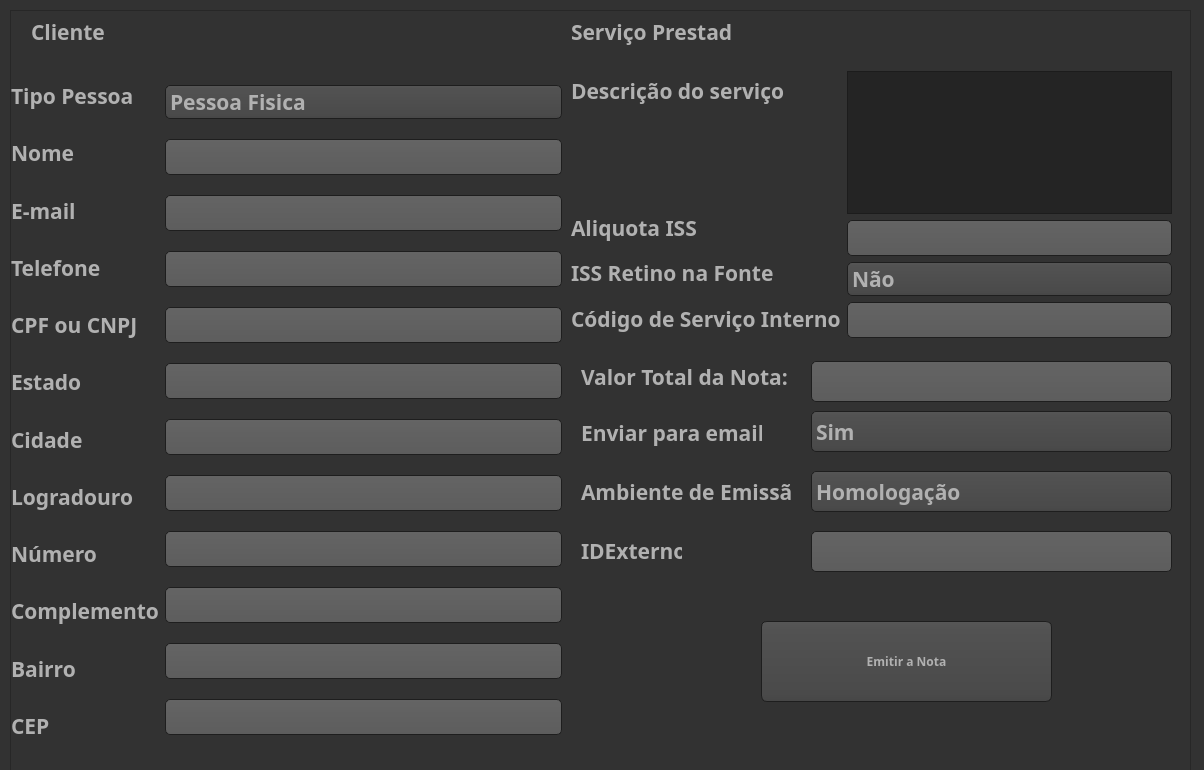
<?xml version="1.0" encoding="UTF-8"?>
<ui version="4.0">
 <class>MainWindow</class>
 <widget class="QMainWindow" name="MainWindow">
  <property name="geometry">
   <rect>
    <x>0</x>
    <y>0</y>
    <width>1204</width>
    <height>770</height>
   </rect>
  </property>
  <property name="windowTitle">
   <string>MainWindow</string>
  </property>
  <property name="styleSheet">
   <string notr="true">QToolTip
{
     border: 1px solid black;
     background-color: #ffa02f;
     padding: 1px;
     border-radius: 3px;
     opacity: 100;
}

QWidget
{
    color: #b1b1b1;
    background-color: #323232;
}

QWidget:item:hover
{
    background-color: QLinearGradient( x1: 0, y1: 0, x2: 0, y2: 1, stop: 0 #ffa02f, stop: 1 #ca0619);
    color: #000000;
}

QWidget:item:selected
{
    background-color: QLinearGradient( x1: 0, y1: 0, x2: 0, y2: 1, stop: 0 #ffa02f, stop: 1 #d7801a);
}

QMenuBar::item
{
    background: transparent;
}

QMenuBar::item:selected
{
    background: transparent;
    border: 1px solid #ffaa00;
}

QMenuBar::item:pressed
{
    background: #444;
    border: 1px solid #000;
    background-color: QLinearGradient(
        x1:0, y1:0,
        x2:0, y2:1,
        stop:1 #212121,
        stop:0.4 #343434/*,
        stop:0.2 #343434,
        stop:0.1 #ffaa00*/
    );
    margin-bottom:-1px;
    padding-bottom:1px;
}

QMenu
{
    border: 1px solid #000;
}

QMenu::item
{
    padding: 2px 20px 2px 20px;
}

QMenu::item:selected
{
    color: #000000;
}

QWidget:disabled
{
    color: #404040;
    background-color: #323232;
}

QAbstractItemView
{
    background-color: QLinearGradient( x1: 0, y1: 0, x2: 0, y2: 1, stop: 0 #4d4d4d, stop: 0.1 #646464, stop: 1 #5d5d5d);
}

QWidget:focus
{
    /*border: 2px solid QLinearGradient( x1: 0, y1: 0, x2: 0, y2: 1, stop: 0 #ffa02f, stop: 1 #d7801a);*/
}

QLineEdit
{
    background-color: QLinearGradient( x1: 0, y1: 0, x2: 0, y2: 1, stop: 0 #4d4d4d, stop: 0 #646464, stop: 1 #5d5d5d);
    padding: 1px;
    border-style: solid;
    border: 1px solid #1e1e1e;
    border-radius: 5;
}

QPushButton
{
    color: #b1b1b1;
    background-color: QLinearGradient( x1: 0, y1: 0, x2: 0, y2: 1, stop: 0 #565656, stop: 0.1 #525252, stop: 0.5 #4e4e4e, stop: 0.9 #4a4a4a, stop: 1 #464646);
    border-width: 1px;
    border-color: #1e1e1e;
    border-style: solid;
    border-radius: 6;
    padding: 3px;
    font-size: 12px;
    padding-left: 5px;
    padding-right: 5px;
}

QPushButton:pressed
{
    background-color: QLinearGradient( x1: 0, y1: 0, x2: 0, y2: 1, stop: 0 #2d2d2d, stop: 0.1 #2b2b2b, stop: 0.5 #292929, stop: 0.9 #282828, stop: 1 #252525);
}

QComboBox
{
    selection-background-color: #ffaa00;
    background-color: QLinearGradient( x1: 0, y1: 0, x2: 0, y2: 1, stop: 0 #565656, stop: 0.1 #525252, stop: 0.5 #4e4e4e, stop: 0.9 #4a4a4a, stop: 1 #464646);
    border-style: solid;
    border: 1px solid #1e1e1e;
    border-radius: 5;
}

QComboBox:hover,QPushButton:hover
{
    border: 2px solid QLinearGradient( x1: 0, y1: 0, x2: 0, y2: 1, stop: 0 #ffa02f, stop: 1 #d7801a);
}


QComboBox:on
{
    padding-top: 3px;
    padding-left: 4px;
    background-color: QLinearGradient( x1: 0, y1: 0, x2: 0, y2: 1, stop: 0 #2d2d2d, stop: 0.1 #2b2b2b, stop: 0.5 #292929, stop: 0.9 #282828, stop: 1 #252525);
    selection-background-color: #ffaa00;
}

QComboBox QAbstractItemView
{
    border: 2px solid darkgray;
    selection-background-color: QLinearGradient( x1: 0, y1: 0, x2: 0, y2: 1, stop: 0 #ffa02f, stop: 1 #d7801a);
}

QComboBox::drop-down
{
     subcontrol-origin: padding;
     subcontrol-position: top right;
     width: 15px;

     border-left-width: 0px;
     border-left-color: darkgray;
     border-left-style: solid; /* just a single line */
     border-top-right-radius: 3px; /* same radius as the QComboBox */
     border-bottom-right-radius: 3px;
 }

QComboBox::down-arrow
{
     image: url(:/down_arrow.png);
}

QGroupBox:focus
{
border: 2px solid QLinearGradient( x1: 0, y1: 0, x2: 0, y2: 1, stop: 0 #ffa02f, stop: 1 #d7801a);
}

QTextEdit:focus
{
    border: 2px solid QLinearGradient( x1: 0, y1: 0, x2: 0, y2: 1, stop: 0 #ffa02f, stop: 1 #d7801a);
}

QScrollBar:horizontal {
     border: 1px solid #222222;
     background: QLinearGradient( x1: 0, y1: 0, x2: 0, y2: 1, stop: 0.0 #121212, stop: 0.2 #282828, stop: 1 #484848);
     height: 7px;
     margin: 0px 16px 0 16px;
}

QScrollBar::handle:horizontal
{
      background: QLinearGradient( x1: 0, y1: 0, x2: 1, y2: 0, stop: 0 #ffa02f, stop: 0.5 #d7801a, stop: 1 #ffa02f);
      min-height: 20px;
      border-radius: 2px;
}

QScrollBar::add-line:horizontal {
      border: 1px solid #1b1b19;
      border-radius: 2px;
      background: QLinearGradient( x1: 0, y1: 0, x2: 1, y2: 0, stop: 0 #ffa02f, stop: 1 #d7801a);
      width: 14px;
      subcontrol-position: right;
      subcontrol-origin: margin;
}

QScrollBar::sub-line:horizontal {
      border: 1px solid #1b1b19;
      border-radius: 2px;
      background: QLinearGradient( x1: 0, y1: 0, x2: 1, y2: 0, stop: 0 #ffa02f, stop: 1 #d7801a);
      width: 14px;
     subcontrol-position: left;
     subcontrol-origin: margin;
}

QScrollBar::right-arrow:horizontal, QScrollBar::left-arrow:horizontal
{
      border: 1px solid black;
      width: 1px;
      height: 1px;
      background: white;
}

QScrollBar::add-page:horizontal, QScrollBar::sub-page:horizontal
{
      background: none;
}

QScrollBar:vertical
{
      background: QLinearGradient( x1: 0, y1: 0, x2: 1, y2: 0, stop: 0.0 #121212, stop: 0.2 #282828, stop: 1 #484848);
      width: 7px;
      margin: 16px 0 16px 0;
      border: 1px solid #222222;
}

QScrollBar::handle:vertical
{
      background: QLinearGradient( x1: 0, y1: 0, x2: 0, y2: 1, stop: 0 #ffa02f, stop: 0.5 #d7801a, stop: 1 #ffa02f);
      min-height: 20px;
      border-radius: 2px;
}

QScrollBar::add-line:vertical
{
      border: 1px solid #1b1b19;
      border-radius: 2px;
      background: QLinearGradient( x1: 0, y1: 0, x2: 0, y2: 1, stop: 0 #ffa02f, stop: 1 #d7801a);
      height: 14px;
      subcontrol-position: bottom;
      subcontrol-origin: margin;
}

QScrollBar::sub-line:vertical
{
      border: 1px solid #1b1b19;
      border-radius: 2px;
      background: QLinearGradient( x1: 0, y1: 0, x2: 0, y2: 1, stop: 0 #d7801a, stop: 1 #ffa02f);
      height: 14px;
      subcontrol-position: top;
      subcontrol-origin: margin;
}

QScrollBar::up-arrow:vertical, QScrollBar::down-arrow:vertical
{
      border: 1px solid black;
      width: 1px;
      height: 1px;
      background: white;
}


QScrollBar::add-page:vertical, QScrollBar::sub-page:vertical
{
      background: none;
}

QTextEdit
{
    background-color: #242424;
}

QPlainTextEdit
{
    background-color: #242424;
}

QHeaderView::section
{
    background-color: QLinearGradient(x1:0, y1:0, x2:0, y2:1, stop:0 #616161, stop: 0.5 #505050, stop: 0.6 #434343, stop:1 #656565);
    color: white;
    padding-left: 4px;
    border: 1px solid #6c6c6c;
}

QCheckBox:disabled
{
color: #414141;
}

QDockWidget::title
{
    text-align: center;
    spacing: 3px; /* spacing between items in the tool bar */
    background-color: QLinearGradient(x1:0, y1:0, x2:0, y2:1, stop:0 #323232, stop: 0.5 #242424, stop:1 #323232);
}

QDockWidget::close-button, QDockWidget::float-button
{
    text-align: center;
    spacing: 1px; /* spacing between items in the tool bar */
    background-color: QLinearGradient(x1:0, y1:0, x2:0, y2:1, stop:0 #323232, stop: 0.5 #242424, stop:1 #323232);
}

QDockWidget::close-button:hover, QDockWidget::float-button:hover
{
    background: #242424;
}

QDockWidget::close-button:pressed, QDockWidget::float-button:pressed
{
    padding: 1px -1px -1px 1px;
}

QMainWindow::separator
{
    background-color: QLinearGradient(x1:0, y1:0, x2:0, y2:1, stop:0 #161616, stop: 0.5 #151515, stop: 0.6 #212121, stop:1 #343434);
    color: white;
    padding-left: 4px;
    border: 1px solid #4c4c4c;
    spacing: 3px; /* spacing between items in the tool bar */
}

QMainWindow::separator:hover
{

    background-color: QLinearGradient(x1:0, y1:0, x2:0, y2:1, stop:0 #d7801a, stop:0.5 #b56c17 stop:1 #ffa02f);
    color: white;
    padding-left: 4px;
    border: 1px solid #6c6c6c;
    spacing: 3px; /* spacing between items in the tool bar */
}

QToolBar::handle
{
     spacing: 3px; /* spacing between items in the tool bar */
     background: url(:/images/handle.png);
}

QMenu::separator
{
    height: 2px;
    background-color: QLinearGradient(x1:0, y1:0, x2:0, y2:1, stop:0 #161616, stop: 0.5 #151515, stop: 0.6 #212121, stop:1 #343434);
    color: white;
    padding-left: 4px;
    margin-left: 10px;
    margin-right: 5px;
}

QProgressBar
{
    border: 2px solid grey;
    border-radius: 5px;
    text-align: center;
}

QProgressBar::chunk
{
    background-color: #d7801a;
    width: 2.15px;
    margin: 0.5px;
}

QTabBar::tab {
    color: #b1b1b1;
    border: 1px solid #444;
    border-bottom-style: none;
    background-color: #323232;
    padding-left: 10px;
    padding-right: 10px;
    padding-top: 3px;
    padding-bottom: 2px;
    margin-right: -1px;
}

QTabWidget::pane {
    border: 1px solid #444;
    top: 1px;
}

QTabBar::tab:last
{
    margin-right: 0; /* the last selected tab has nothing to overlap with on the right */
    border-top-right-radius: 3px;
}

QTabBar::tab:first:!selected
{
 margin-left: 0px; /* the last selected tab has nothing to overlap with on the right */


    border-top-left-radius: 3px;
}

QTabBar::tab:!selected
{
    color: #b1b1b1;
    border-bottom-style: solid;
    margin-top: 3px;
    background-color: QLinearGradient(x1:0, y1:0, x2:0, y2:1, stop:1 #212121, stop:.4 #343434);
}

QTabBar::tab:selected
{
    border-top-left-radius: 3px;
    border-top-right-radius: 3px;
    margin-bottom: 0px;
}

QTabBar::tab:!selected:hover
{
    /*border-top: 2px solid #ffaa00;
    padding-bottom: 3px;*/
    border-top-left-radius: 3px;
    border-top-right-radius: 3px;
    background-color: QLinearGradient(x1:0, y1:0, x2:0, y2:1, stop:1 #212121, stop:0.4 #343434, stop:0.2 #343434, stop:0.1 #ffaa00);
}

QRadioButton::indicator:checked, QRadioButton::indicator:unchecked{
    color: #b1b1b1;
    background-color: #323232;
    border: 1px solid #b1b1b1;
    border-radius: 6px;
}

QRadioButton::indicator:checked
{
    background-color: qradialgradient(
        cx: 0.5, cy: 0.5,
        fx: 0.5, fy: 0.5,
        radius: 1.0,
        stop: 0.25 #ffaa00,
        stop: 0.3 #323232
    );
}

QCheckBox::indicator{
    color: #b1b1b1;
    background-color: #323232;
    border: 1px solid #b1b1b1;
    width: 9px;
    height: 9px;
}

QRadioButton::indicator
{
    border-radius: 6px;
}

QRadioButton::indicator:hover, QCheckBox::indicator:hover
{
    border: 1px solid #ffaa00;
}

QCheckBox::indicator:checked
{
    image:url(:/images/checkbox.png);
}

QCheckBox::indicator:disabled, QRadioButton::indicator:disabled
{
    border: 1px solid #444;
}</string>
  </property>
  <widget class="QWidget" name="centralwidget">
   <widget class="QScrollArea" name="scrollArea">
    <property name="geometry">
     <rect>
      <x>10</x>
      <y>10</y>
      <width>1181</width>
      <height>771</height>
     </rect>
    </property>
    <property name="widgetResizable">
     <bool>true</bool>
    </property>
    <widget class="QWidget" name="scrollContents">
     <property name="geometry">
      <rect>
       <x>0</x>
       <y>0</y>
       <width>1179</width>
       <height>769</height>
      </rect>
     </property>
     <property name="maximumSize">
      <size>
       <width>16777215</width>
       <height>1169</height>
      </size>
     </property>
     <widget class="QLabel" name="Cliente_lb">
      <property name="geometry">
       <rect>
        <x>20</x>
        <y>0</y>
        <width>91</width>
        <height>41</height>
       </rect>
      </property>
      <property name="font">
       <font>
        <family>Yu Gothic UI Semibold</family>
        <pointsize>16</pointsize>
        <weight>75</weight>
        <bold>true</bold>
       </font>
      </property>
      <property name="text">
       <string>Cliente</string>
      </property>
     </widget>
     <widget class="QComboBox" name="AmbienteEmissao_Cbx">
      <property name="geometry">
       <rect>
        <x>800</x>
        <y>460</y>
        <width>361</width>
        <height>41</height>
       </rect>
      </property>
      <property name="font">
       <font>
        <family>Yu Gothic UI Semibold</family>
        <pointsize>16</pointsize>
        <weight>75</weight>
        <bold>true</bold>
       </font>
      </property>
      <item>
       <property name="text">
        <string>Homologação</string>
       </property>
      </item>
      <item>
       <property name="text">
        <string>Produção</string>
       </property>
      </item>
     </widget>
     <widget class="QWidget" name="horizontalLayoutWidget">
      <property name="geometry">
       <rect>
        <x>0</x>
        <y>60</y>
        <width>551</width>
        <height>679</height>
       </rect>
      </property>
      <property name="font">
       <font>
        <family>Yu Gothic UI Semibold</family>
        <pointsize>16</pointsize>
        <weight>75</weight>
        <bold>true</bold>
       </font>
      </property>
      <layout class="QHBoxLayout" name="horizontalLayout">
       <item>
        <layout class="QVBoxLayout" name="verticalLayout_2">
         <property name="spacing">
          <number>8</number>
         </property>
         <item>
          <widget class="QLabel" name="TipoPessoa_Lb">
           <property name="font">
            <font>
             <family>Yu Gothic UI Semibold</family>
             <pointsize>16</pointsize>
             <weight>75</weight>
             <bold>true</bold>
            </font>
           </property>
           <property name="text">
            <string>Tipo Pessoa</string>
           </property>
          </widget>
         </item>
         <item>
          <widget class="QLabel" name="nome_Lb">
           <property name="font">
            <font>
             <family>Yu Gothic UI Semibold</family>
             <pointsize>16</pointsize>
             <weight>75</weight>
             <bold>true</bold>
            </font>
           </property>
           <property name="text">
            <string>Nome</string>
           </property>
          </widget>
         </item>
         <item>
          <widget class="QLabel" name="email_Lb">
           <property name="font">
            <font>
             <family>Yu Gothic UI Semibold</family>
             <pointsize>16</pointsize>
             <weight>75</weight>
             <bold>true</bold>
            </font>
           </property>
           <property name="text">
            <string>E-mail</string>
           </property>
          </widget>
         </item>
         <item>
          <widget class="QLabel" name="Telefone_Lb">
           <property name="font">
            <font>
             <family>Yu Gothic UI Semibold</family>
             <pointsize>16</pointsize>
             <weight>75</weight>
             <bold>true</bold>
            </font>
           </property>
           <property name="text">
            <string>Telefone</string>
           </property>
          </widget>
         </item>
         <item>
          <widget class="QLabel" name="CPFCNPJ_Lb">
           <property name="font">
            <font>
             <family>Yu Gothic UI Semibold</family>
             <pointsize>16</pointsize>
             <weight>75</weight>
             <bold>true</bold>
            </font>
           </property>
           <property name="text">
            <string>CPF ou CNPJ</string>
           </property>
          </widget>
         </item>
         <item>
          <widget class="QLabel" name="Estado_Lb">
           <property name="font">
            <font>
             <family>Yu Gothic UI Semibold</family>
             <pointsize>16</pointsize>
             <weight>75</weight>
             <bold>true</bold>
            </font>
           </property>
           <property name="text">
            <string>Estado</string>
           </property>
          </widget>
         </item>
         <item>
          <widget class="QLabel" name="Cidade_Lb">
           <property name="font">
            <font>
             <family>Yu Gothic UI Semibold</family>
             <pointsize>16</pointsize>
             <weight>75</weight>
             <bold>true</bold>
            </font>
           </property>
           <property name="text">
            <string>Cidade</string>
           </property>
          </widget>
         </item>
         <item>
          <widget class="QLabel" name="Logradouro_Lb">
           <property name="font">
            <font>
             <family>Yu Gothic UI Semibold</family>
             <pointsize>16</pointsize>
             <weight>75</weight>
             <bold>true</bold>
            </font>
           </property>
           <property name="text">
            <string>Logradouro</string>
           </property>
          </widget>
         </item>
         <item>
          <widget class="QLabel" name="Numero_Lb">
           <property name="font">
            <font>
             <family>Yu Gothic UI Semibold</family>
             <pointsize>16</pointsize>
             <weight>75</weight>
             <bold>true</bold>
            </font>
           </property>
           <property name="text">
            <string>Número</string>
           </property>
          </widget>
         </item>
         <item>
          <widget class="QLabel" name="Complemento_Lb">
           <property name="font">
            <font>
             <family>Yu Gothic UI Semibold</family>
             <pointsize>16</pointsize>
             <weight>75</weight>
             <bold>true</bold>
            </font>
           </property>
           <property name="text">
            <string>Complemento</string>
           </property>
          </widget>
         </item>
         <item>
          <widget class="QLabel" name="Bairro_Lb">
           <property name="font">
            <font>
             <family>Yu Gothic UI Semibold</family>
             <pointsize>16</pointsize>
             <weight>75</weight>
             <bold>true</bold>
            </font>
           </property>
           <property name="text">
            <string>Bairro</string>
           </property>
          </widget>
         </item>
         <item>
          <widget class="QLabel" name="CEP_Lb">
           <property name="font">
            <font>
             <family>Yu Gothic UI Semibold</family>
             <pointsize>16</pointsize>
             <weight>75</weight>
             <bold>true</bold>
            </font>
           </property>
           <property name="text">
            <string>CEP</string>
           </property>
          </widget>
         </item>
        </layout>
       </item>
       <item>
        <layout class="QVBoxLayout" name="verticalLayout">
         <item>
          <widget class="QComboBox" name="TipoPessoa_Cbx">
           <property name="font">
            <font>
             <family>Yu Gothic UI Semibold</family>
             <pointsize>16</pointsize>
             <weight>75</weight>
             <bold>true</bold>
            </font>
           </property>
           <item>
            <property name="text">
             <string>Pessoa Fisica</string>
            </property>
           </item>
           <item>
            <property name="text">
             <string>Pessoa Juridica</string>
            </property>
           </item>
          </widget>
         </item>
         <item>
          <widget class="QLineEdit" name="Nome_Led">
           <property name="font">
            <font>
             <family>Yu Gothic UI Semibold</family>
             <pointsize>16</pointsize>
             <weight>75</weight>
             <bold>true</bold>
            </font>
           </property>
          </widget>
         </item>
         <item>
          <widget class="QLineEdit" name="Email_Led">
           <property name="font">
            <font>
             <family>Yu Gothic UI Semibold</family>
             <pointsize>16</pointsize>
             <weight>75</weight>
             <bold>true</bold>
            </font>
           </property>
          </widget>
         </item>
         <item>
          <widget class="QLineEdit" name="Telefone_Led">
           <property name="font">
            <font>
             <family>Yu Gothic UI Semibold</family>
             <pointsize>16</pointsize>
             <weight>75</weight>
             <bold>true</bold>
            </font>
           </property>
          </widget>
         </item>
         <item>
          <widget class="QLineEdit" name="CPFCNP_Led">
           <property name="font">
            <font>
             <family>Yu Gothic UI Semibold</family>
             <pointsize>16</pointsize>
             <weight>75</weight>
             <bold>true</bold>
            </font>
           </property>
          </widget>
         </item>
         <item>
          <widget class="QLineEdit" name="Estado_Led">
           <property name="font">
            <font>
             <family>Yu Gothic UI Semibold</family>
             <pointsize>16</pointsize>
             <weight>75</weight>
             <bold>true</bold>
            </font>
           </property>
          </widget>
         </item>
         <item>
          <widget class="QLineEdit" name="CIdade_Led">
           <property name="font">
            <font>
             <family>Yu Gothic UI Semibold</family>
             <pointsize>16</pointsize>
             <weight>75</weight>
             <bold>true</bold>
            </font>
           </property>
          </widget>
         </item>
         <item>
          <widget class="QLineEdit" name="Logradouro_Led">
           <property name="font">
            <font>
             <family>Yu Gothic UI Semibold</family>
             <pointsize>16</pointsize>
             <weight>75</weight>
             <bold>true</bold>
            </font>
           </property>
          </widget>
         </item>
         <item>
          <widget class="QLineEdit" name="Numero_Led">
           <property name="font">
            <font>
             <family>Yu Gothic UI Semibold</family>
             <pointsize>16</pointsize>
             <weight>75</weight>
             <bold>true</bold>
            </font>
           </property>
          </widget>
         </item>
         <item>
          <widget class="QLineEdit" name="Complemento_Led">
           <property name="font">
            <font>
             <family>Yu Gothic UI Semibold</family>
             <pointsize>16</pointsize>
             <weight>75</weight>
             <bold>true</bold>
            </font>
           </property>
          </widget>
         </item>
         <item>
          <widget class="QLineEdit" name="Bairro_Led">
           <property name="font">
            <font>
             <family>Yu Gothic UI Semibold</family>
             <pointsize>16</pointsize>
             <weight>75</weight>
             <bold>true</bold>
            </font>
           </property>
          </widget>
         </item>
         <item>
          <widget class="QLineEdit" name="CEP_Led">
           <property name="font">
            <font>
             <family>Yu Gothic UI Semibold</family>
             <pointsize>16</pointsize>
             <weight>75</weight>
             <bold>true</bold>
            </font>
           </property>
          </widget>
         </item>
        </layout>
       </item>
      </layout>
     </widget>
     <widget class="QLabel" name="AmbienteEmissao_LB">
      <property name="geometry">
       <rect>
        <x>570</x>
        <y>460</y>
        <width>211</width>
        <height>41</height>
       </rect>
      </property>
      <property name="font">
       <font>
        <family>Yu Gothic UI Semibold</family>
        <pointsize>16</pointsize>
        <weight>75</weight>
        <bold>true</bold>
       </font>
      </property>
      <property name="text">
       <string>Ambiente de Emissão:</string>
      </property>
     </widget>
     <widget class="QLineEdit" name="IDExterno_Led">
      <property name="geometry">
       <rect>
        <x>800</x>
        <y>520</y>
        <width>361</width>
        <height>41</height>
       </rect>
      </property>
      <property name="font">
       <font>
        <family>Yu Gothic UI Semibold</family>
        <pointsize>16</pointsize>
        <weight>75</weight>
        <bold>true</bold>
       </font>
      </property>
     </widget>
     <widget class="QLabel" name="IDExterno">
      <property name="geometry">
       <rect>
        <x>570</x>
        <y>530</y>
        <width>101</width>
        <height>20</height>
       </rect>
      </property>
      <property name="font">
       <font>
        <family>Yu Gothic UI Semibold</family>
        <pointsize>16</pointsize>
        <weight>75</weight>
        <bold>true</bold>
       </font>
      </property>
      <property name="text">
       <string>IDExterno:</string>
      </property>
     </widget>
     <widget class="QLineEdit" name="ValorTotal_Led">
      <property name="geometry">
       <rect>
        <x>800</x>
        <y>350</y>
        <width>361</width>
        <height>41</height>
       </rect>
      </property>
      <property name="font">
       <font>
        <family>Yu Gothic UI Semibold</family>
        <pointsize>16</pointsize>
        <weight>75</weight>
        <bold>true</bold>
       </font>
      </property>
     </widget>
     <widget class="QPushButton" name="EmiteNota_Bt">
      <property name="geometry">
       <rect>
        <x>750</x>
        <y>610</y>
        <width>291</width>
        <height>81</height>
       </rect>
      </property>
      <property name="font">
       <font>
        <family>Yu Gothic UI Semibold</family>
        <pointsize>-1</pointsize>
        <weight>75</weight>
        <bold>true</bold>
       </font>
      </property>
      <property name="text">
       <string>Emitir a Nota</string>
      </property>
     </widget>
     <widget class="QLabel" name="ServicoPrestado_Lb">
      <property name="geometry">
       <rect>
        <x>560</x>
        <y>0</y>
        <width>161</width>
        <height>41</height>
       </rect>
      </property>
      <property name="font">
       <font>
        <family>Yu Gothic UI Semibold</family>
        <pointsize>16</pointsize>
        <weight>75</weight>
        <bold>true</bold>
       </font>
      </property>
      <property name="text">
       <string>Serviço Prestado</string>
      </property>
     </widget>
     <widget class="QWidget" name="horizontalLayoutWidget_2">
      <property name="geometry">
       <rect>
        <x>560</x>
        <y>60</y>
        <width>601</width>
        <height>267</height>
       </rect>
      </property>
      <property name="font">
       <font>
        <family>Yu Gothic UI Semibold</family>
        <pointsize>16</pointsize>
        <weight>75</weight>
        <bold>true</bold>
       </font>
      </property>
      <layout class="QHBoxLayout" name="horizontalLayout_2">
       <item>
        <layout class="QVBoxLayout" name="verticalLayout_5">
         <item>
          <widget class="QLabel" name="DescricaoServico_Lb">
           <property name="font">
            <font>
             <family>Yu Gothic UI Semibold</family>
             <pointsize>16</pointsize>
             <weight>75</weight>
             <bold>true</bold>
            </font>
           </property>
           <property name="text">
            <string>Descrição do serviço</string>
           </property>
          </widget>
         </item>
         <item>
          <widget class="QLabel" name="label_23">
           <property name="font">
            <font>
             <family>Yu Gothic UI Semibold</family>
             <pointsize>16</pointsize>
             <weight>75</weight>
             <bold>true</bold>
            </font>
           </property>
           <property name="text">
            <string/>
           </property>
          </widget>
         </item>
         <item>
          <widget class="QLabel" name="label_22">
           <property name="font">
            <font>
             <family>Yu Gothic UI Semibold</family>
             <pointsize>16</pointsize>
             <weight>75</weight>
             <bold>true</bold>
            </font>
           </property>
           <property name="text">
            <string/>
           </property>
          </widget>
         </item>
         <item>
          <widget class="QLabel" name="Aliquota_Lb">
           <property name="font">
            <font>
             <family>Yu Gothic UI Semibold</family>
             <pointsize>16</pointsize>
             <weight>75</weight>
             <bold>true</bold>
            </font>
           </property>
           <property name="text">
            <string>Aliquota ISS</string>
           </property>
          </widget>
         </item>
         <item>
          <widget class="QLabel" name="ISSRetidoFonte_Lb">
           <property name="font">
            <font>
             <family>Yu Gothic UI Semibold</family>
             <pointsize>16</pointsize>
             <weight>75</weight>
             <bold>true</bold>
            </font>
           </property>
           <property name="text">
            <string>ISS Retino na Fonte</string>
           </property>
          </widget>
         </item>
         <item>
          <widget class="QLabel" name="SMU_Lb">
           <property name="font">
            <font>
             <family>Yu Gothic UI Semibold</family>
             <pointsize>16</pointsize>
             <weight>75</weight>
             <bold>true</bold>
            </font>
           </property>
           <property name="text">
            <string>Código de Serviço Interno</string>
           </property>
          </widget>
         </item>
        </layout>
       </item>
       <item>
        <layout class="QVBoxLayout" name="verticalLayout_6">
         <item>
          <widget class="QTextEdit" name="DescricaoServico_Txed">
           <property name="enabled">
            <bool>true</bool>
           </property>
           <property name="font">
            <font>
             <family>Yu Gothic UI Semibold</family>
             <pointsize>16</pointsize>
             <weight>75</weight>
             <bold>true</bold>
            </font>
           </property>
          </widget>
         </item>
         <item>
          <widget class="QLineEdit" name="Aliquota_Led">
           <property name="font">
            <font>
             <family>Yu Gothic UI Semibold</family>
             <pointsize>16</pointsize>
             <weight>75</weight>
             <bold>true</bold>
            </font>
           </property>
          </widget>
         </item>
         <item>
          <widget class="QComboBox" name="ISSRetidoFonte_Cbx">
           <property name="font">
            <font>
             <family>Yu Gothic UI Semibold</family>
             <pointsize>16</pointsize>
             <weight>75</weight>
             <bold>true</bold>
            </font>
           </property>
           <item>
            <property name="text">
             <string>Não</string>
            </property>
           </item>
           <item>
            <property name="text">
             <string>Sim</string>
            </property>
           </item>
          </widget>
         </item>
         <item>
          <widget class="QLineEdit" name="SMU_Led">
           <property name="font">
            <font>
             <family>Yu Gothic UI Semibold</family>
             <pointsize>16</pointsize>
             <weight>75</weight>
             <bold>true</bold>
            </font>
           </property>
          </widget>
         </item>
        </layout>
       </item>
      </layout>
     </widget>
     <widget class="QLabel" name="ValorTotal_Lb">
      <property name="geometry">
       <rect>
        <x>570</x>
        <y>350</y>
        <width>211</width>
        <height>31</height>
       </rect>
      </property>
      <property name="font">
       <font>
        <family>Yu Gothic UI Semibold</family>
        <pointsize>16</pointsize>
        <weight>75</weight>
        <bold>true</bold>
       </font>
      </property>
      <property name="text">
       <string>Valor Total da Nota:</string>
      </property>
     </widget>
     <widget class="QLabel" name="EnviaEmail_Lb">
      <property name="geometry">
       <rect>
        <x>570</x>
        <y>400</y>
        <width>181</width>
        <height>44</height>
       </rect>
      </property>
      <property name="font">
       <font>
        <family>Yu Gothic UI Semibold</family>
        <pointsize>16</pointsize>
        <weight>75</weight>
        <bold>true</bold>
       </font>
      </property>
      <property name="text">
       <string>Enviar para email:</string>
      </property>
     </widget>
     <widget class="QComboBox" name="EnviaEmail_Cbx">
      <property name="geometry">
       <rect>
        <x>800</x>
        <y>400</y>
        <width>361</width>
        <height>41</height>
       </rect>
      </property>
      <property name="font">
       <font>
        <family>Yu Gothic UI Semibold</family>
        <pointsize>16</pointsize>
        <weight>75</weight>
        <bold>true</bold>
       </font>
      </property>
      <item>
       <property name="text">
        <string>Sim</string>
       </property>
      </item>
      <item>
       <property name="text">
        <string>Não</string>
       </property>
      </item>
     </widget>
    </widget>
   </widget>
  </widget>
 </widget>
 <resources/>
 <connections/>
</ui>
